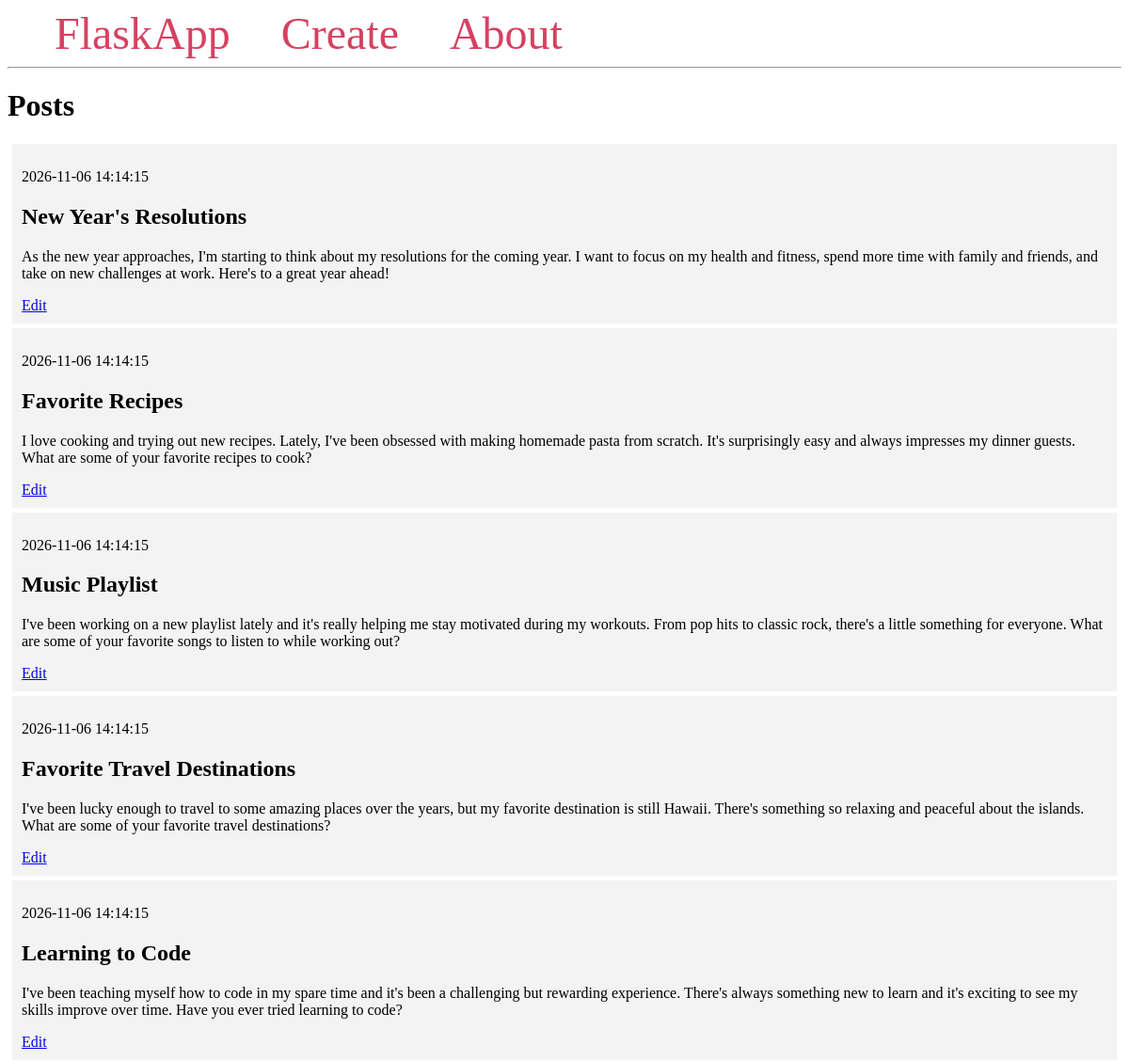
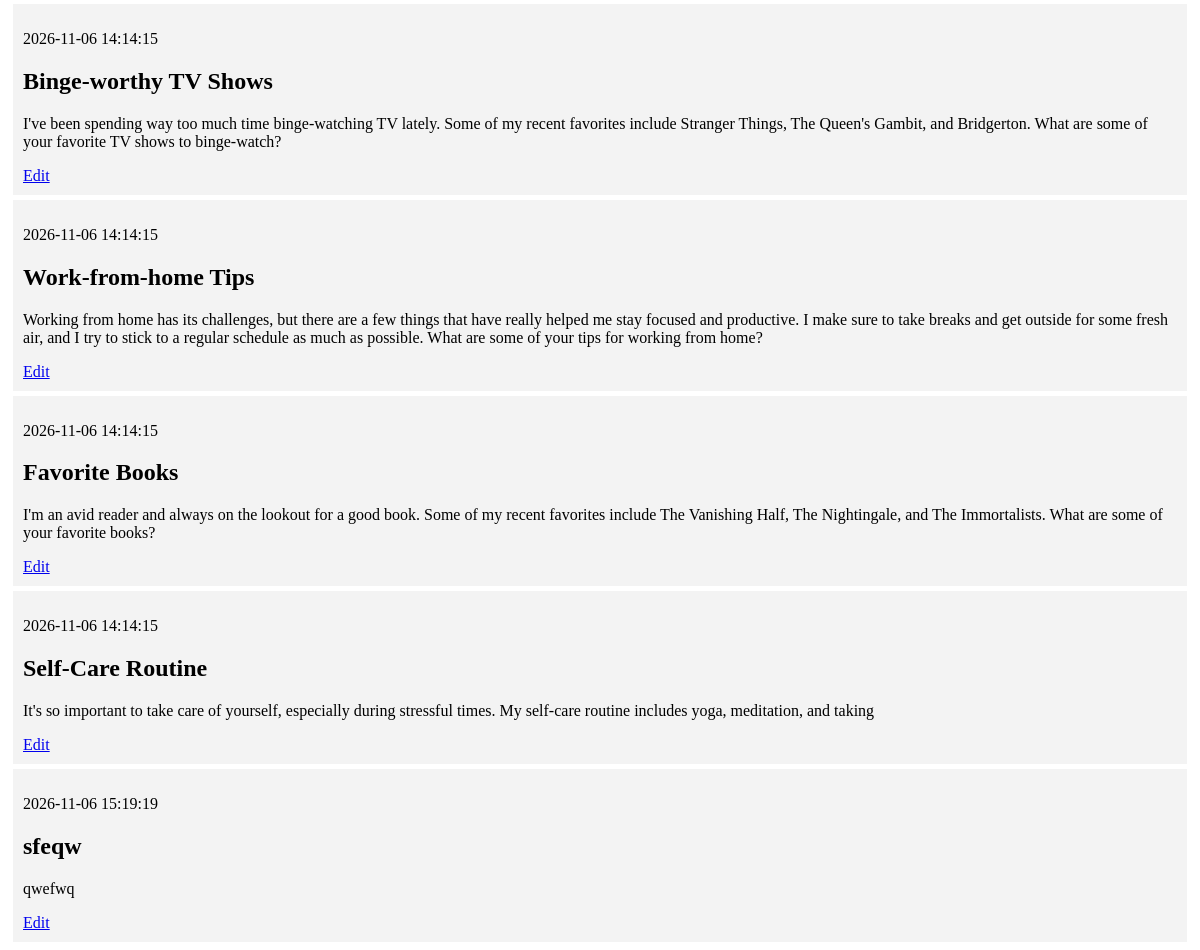
Before: / with the older database file (2 pictures, top to bottom).
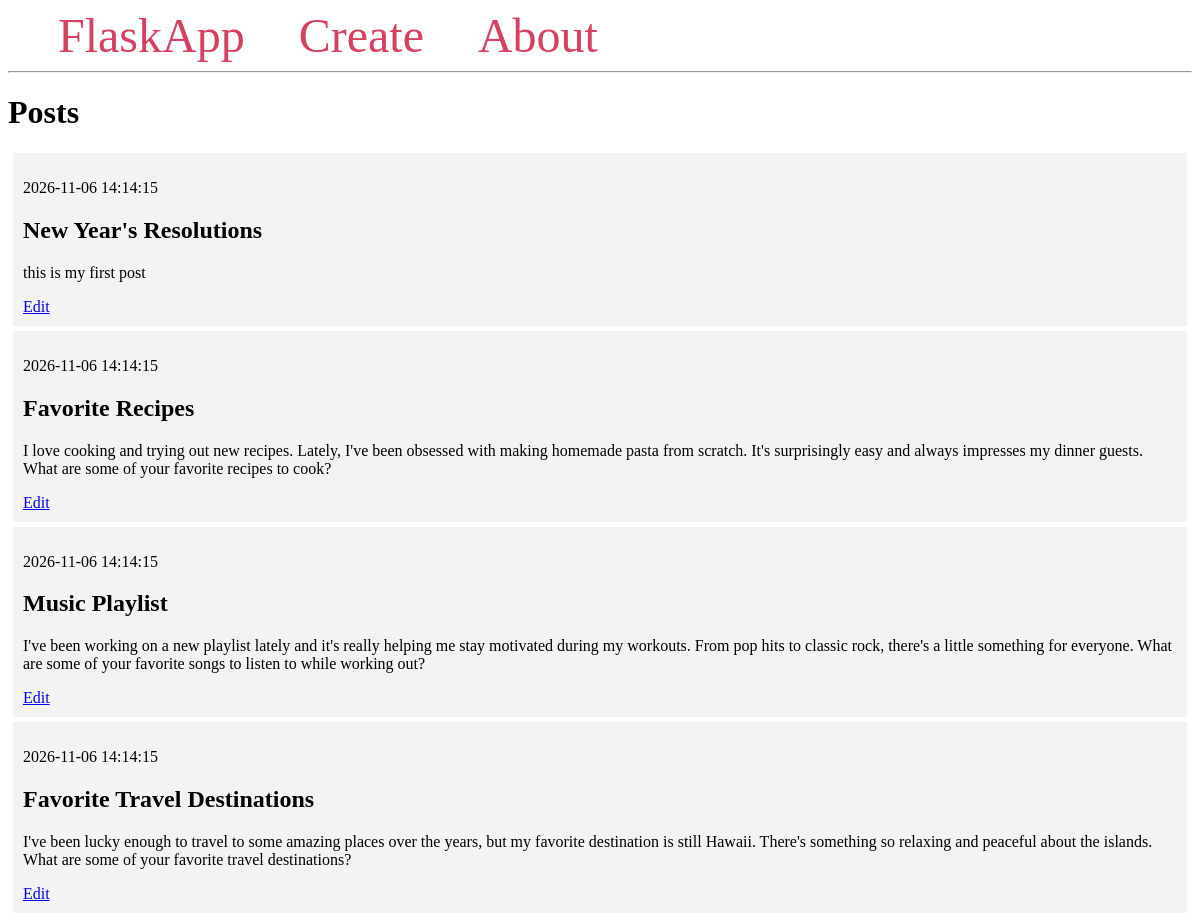
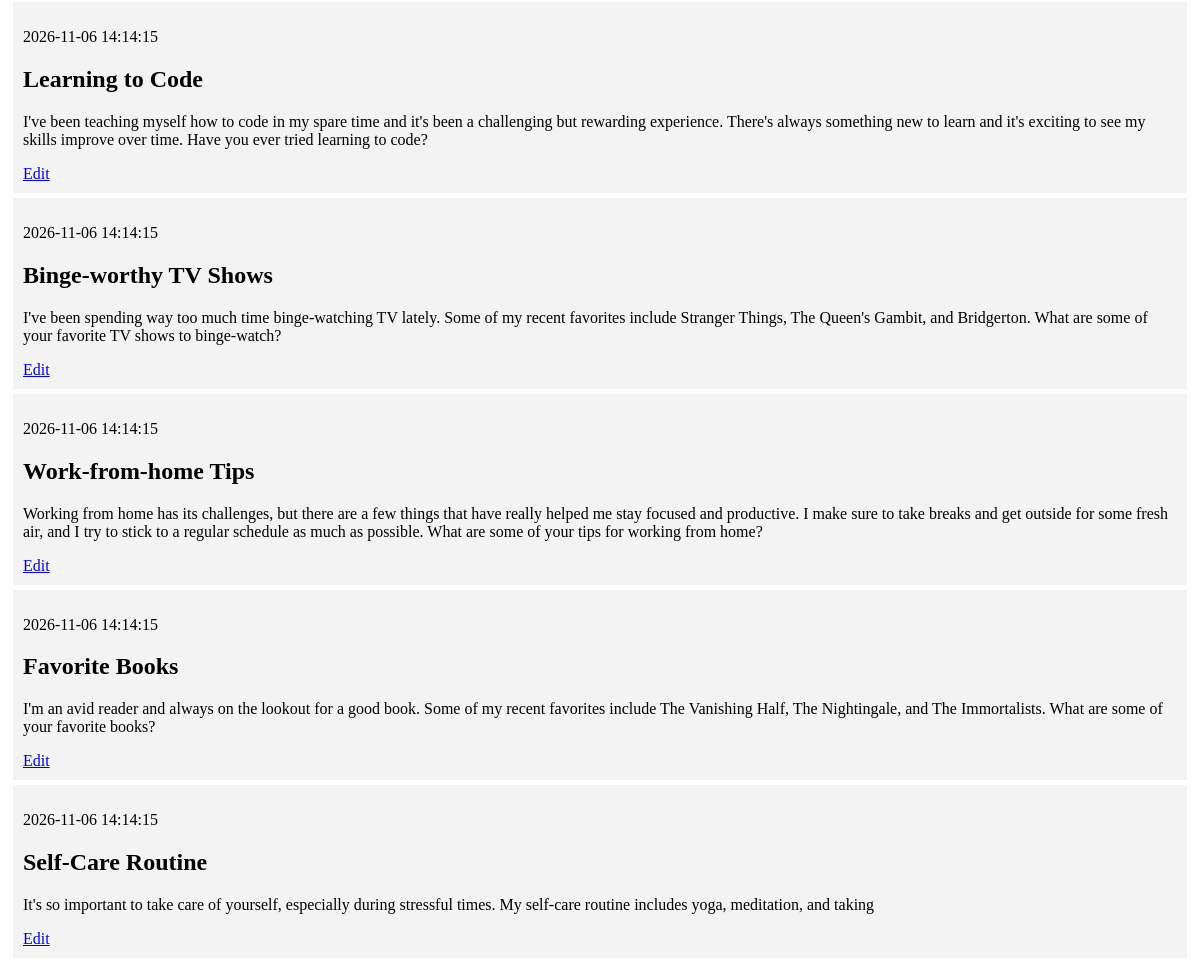
After: the same page with the newer database file (2 pictures, top to bottom).
### tables this page shows
CREATE TABLE posts (
    id INTEGER PRIMARY KEY AUTOINCREMENT,
    created TIMESTAMP NOT NULL DEFAULT CURRENT_TIMESTAMP,
    title TEXT NOT NULL,
    content TEXT NOT NULL
);

### app.py (the view)
@app.route('/')
def index():
    conn = get_db_connection()
    posts = conn.execute('SELECT * FROM posts').fetchall()
    conn.close()
    return render_template('index.html', posts=posts)

### app.py (called while the page is built)
def get_db_connection():
    conn = sqlite3.connect('database.db')
    conn.row_factory = sqlite3.Row
    return conn

### templates/index.html
{% extends 'base.html' %}
{% block content %}
    <h1>{% block title %} Posts {% endblock %}</h1>
    {% for post in posts %}
        <div class='post'>
            <p>{{ post['created'] }}</p>
            <h2>{{ post['title'] }}</h2>
            <p>{{ post['content'] }}</p>
            <a href="{{ url_for('edit', id=post['id']) }}">Edit</a>
        </div>
    {% endfor %}
{% endblock %}

### templates/base.html (shortened to what this page needs)
<!DOCTYPE html>
<html lang="en">
<head>
</head>
<body>
    <nav>
        <a href="{{ url_for('index') }}">FlaskApp</a>
        <a href="{{ url_for('create') }}">Create</a>
        <a href="#">About</a>
    </nav>
    <hr>
    <div class="content">
        {% block content %} {% endblock %}
    </div>
</body>
</html>

### templates/base.html (style rules this page uses)
.post { padding: 10px; margin: 5px; background-color: #f3f3f3 }
nav a { color: #d64161; font-size: 3em; margin-left: 50px; text-decoration: none; }

Changed rows visible on the page:
removed posts: created "2026-11-06 15:19:19", title "sfeqw", content "qwefwq"
changed posts "New Year's Resolutions": content "As the new year approaches, I'm starting to think about my resolutions for the coming year. I want to focus on my health and fitness, spend more time with family and friends, and take on new challenges at work. Here's to a great year ahead!" → "this is my first post"
